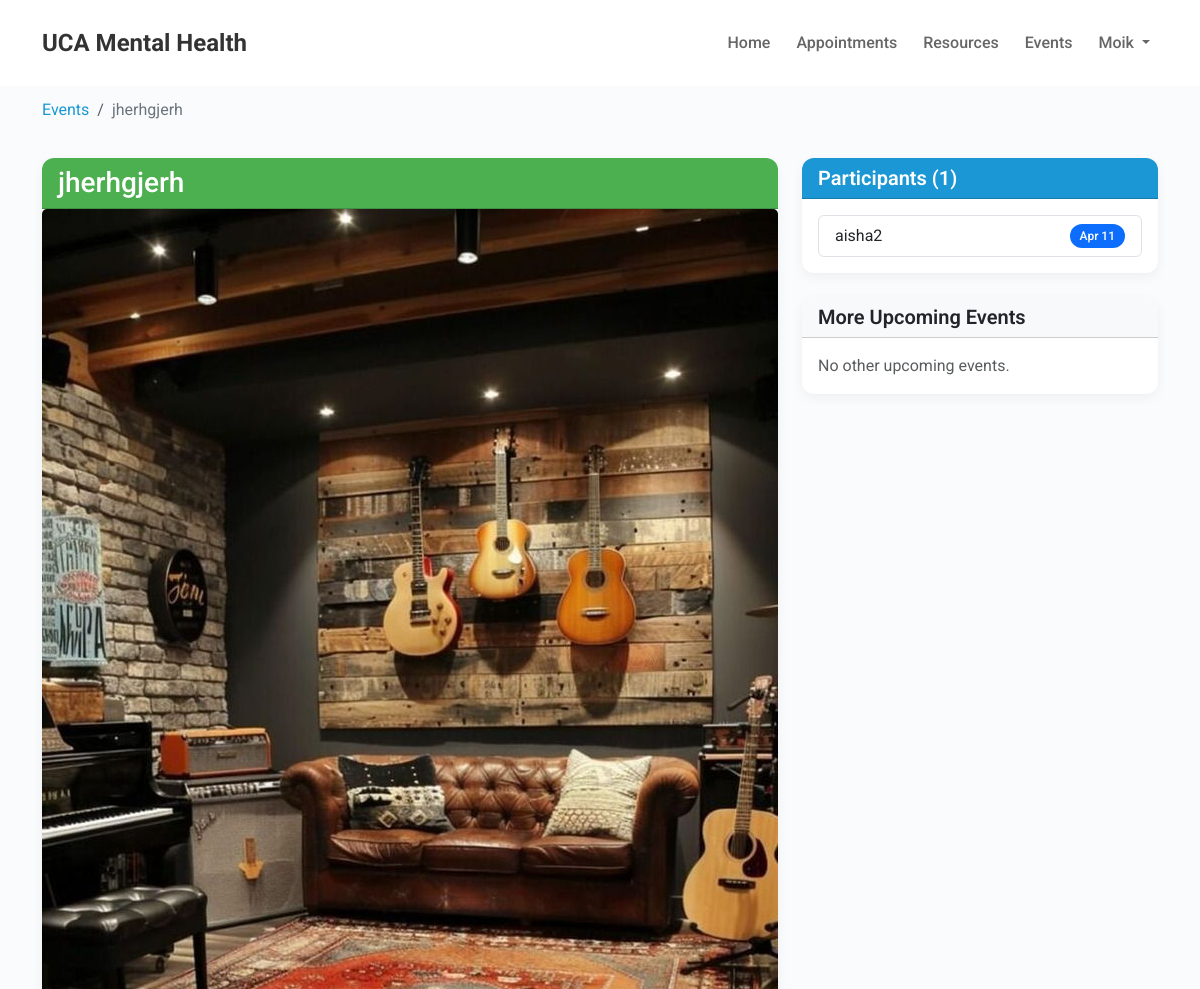
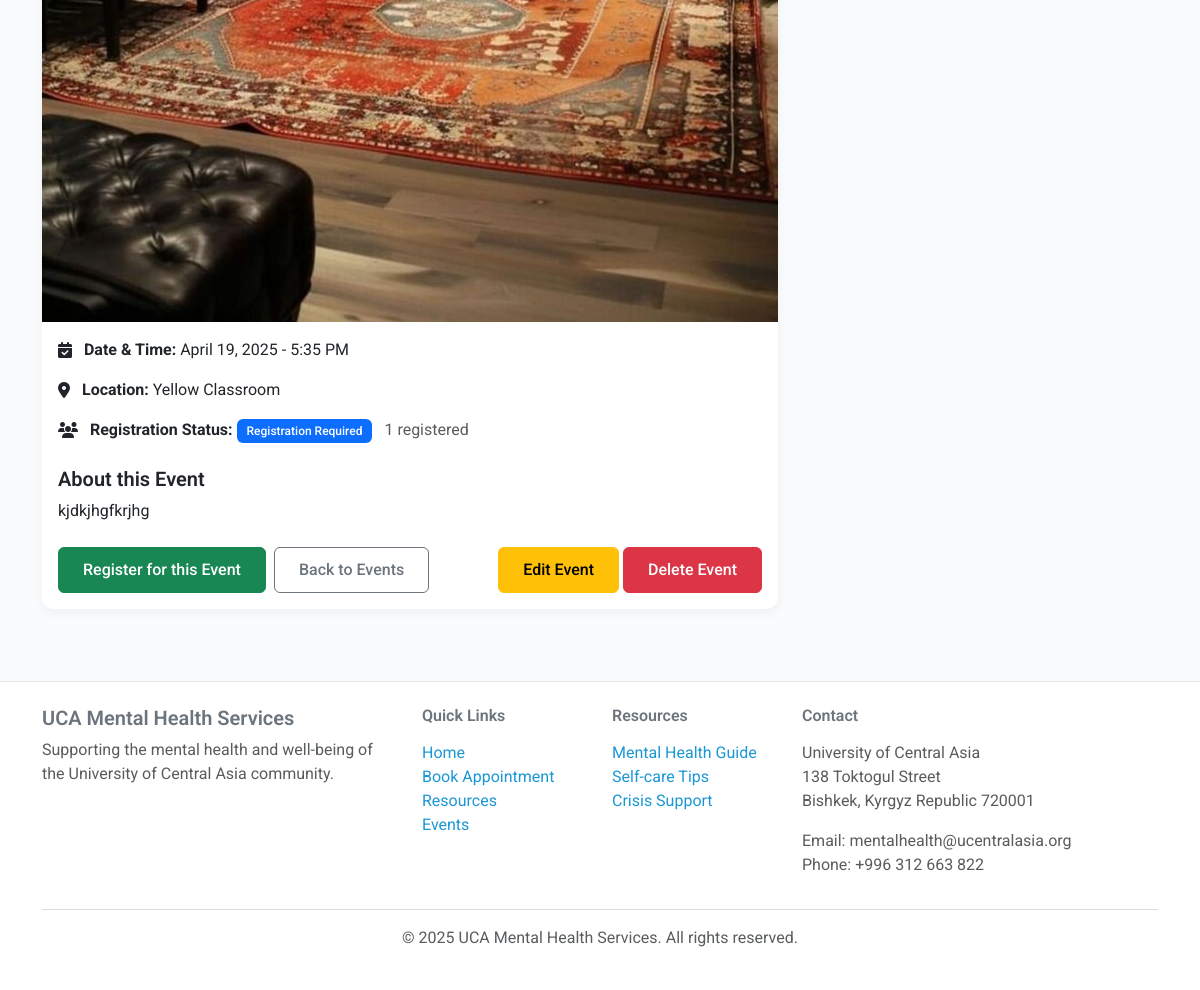
/news/events/jherhgjerh/ (signed in), run on the app's committed database (2 pictures, top to bottom).
### accounts/models.py (models this page shows, shortened)
class User(AbstractUser):
    USER_TYPE_CHOICES = (
        ('student', 'Student'),
        ('faculty', 'Faculty'),
        ('staff', 'Staff'),
        ('counselor', 'Counselor'),
    )
    user_type = models.CharField(max_length=20, choices=USER_TYPE_CHOICES)
    phone_number = models.CharField(max_length=15, blank=True, null=True)

### news/models.py (models this page shows, shortened)
class Event(models.Model):
    title = models.CharField(max_length=200)
    slug = models.SlugField(max_length=250, unique=True, blank=True)
    description = models.TextField()
    event_date = models.DateTimeField()
    location = models.CharField(max_length=200)
    registration_required = models.BooleanField(default=False)
    registration_url = models.URLField(blank=True, null=True)
    max_participants = models.PositiveIntegerField(default=0, help_text="0 for unlimited")
    image = models.ImageField(upload_to='events/', blank=True, null=True)
    created_at = models.DateTimeField(auto_now_add=True)
    @property
    def is_past(self):
        from django.utils import timezone
        return self.event_date < timezone.now()
    @property
    def has_space(self):
        if self.max_participants == 0:  # Unlimited
            return True
        return self.registration_count < self.max_participants
    def get_related_upcoming_events(self):
        from django.utils import timezone
        return Event.objects.filter(
            event_date__gte=timezone.now()
        ).exclude(id=self.id).order_by('event_date')[:3]

class EventRegistration(models.Model):
    event = models.ForeignKey(Event, on_delete=models.CASCADE, related_name='registrations')
    user = models.ForeignKey(User, on_delete=models.CASCADE, related_name='event_registrations')
    registration_date = models.DateTimeField(auto_now_add=True)
    additional_info = models.TextField(blank=True, null=True, help_text="Any additional information provided by the user")
    class Meta:
        unique_together = ['event', 'user']  # Prevent duplicate registrations

### news/views.py (the view)
# urls.py: path('events/<slug:slug>/', views.event_detail, name='event_detail'),
@login_required
def event_detail(request, slug):
    event = get_object_or_404(Event, slug=slug)
    is_registered = EventRegistration.objects.filter(event=event, user=request.user).exists()
    registration_count = EventRegistration.objects.filter(event=event).count()
    registrants = None
    if is_counselor_or_admin(request.user):
        registrants = EventRegistration.objects.filter(event=event).select_related('user')
    context = {
        'event': event,
        'is_registered': is_registered,
        'registration_count': registration_count,
        'registrants': registrants
    }
    return render(request, 'news/event_detail.html', context)

### news/views.py (called while the page is built)
def is_counselor_or_admin(user):
    return user.is_superuser or user.user_type == 'counselor'

### templates/news/event_detail.html (shortened to what this page needs)
{% extends 'base.html' %}
{% block content %}
<div class="container">
    <nav aria-label="breadcrumb" class="mb-4">
        <ol class="breadcrumb">
            <li class="breadcrumb-item"><a href="{% url 'news:event_list' %}">Events</a></li>
            <li class="breadcrumb-item active" aria-current="page">{{ event.title }}</li>
        </ol>
    </nav>
    <div class="row">
        <div class="col-md-8">
            <div class="card mb-4">
                <div class="card-header {% if event.is_past %}bg-secondary{% else %}bg-success{% endif %} text-white">
                    <h1 class="h3 mb-0">{{ event.title }}</h1>
                </div>
                {% if event.image %}
                <img src="{{ event.image.url }}" class="card-img-top" alt="{{ event.title }}">
                {% endif %}
                <div class="card-body">
                    <div class="mb-4">
                        <div class="mb-3">
                            <i class="fa fa-calendar-check me-2"></i>
                            <strong>Date & Time:</strong> {{ event.event_date|date:"F d, Y - g:i A" }}
                        </div>
                        <div class="mb-3">
                            <i class="fa fa-map-marker-alt me-2"></i>
                            <strong>Location:</strong> {{ event.location }}
                        </div>
                        {% if event.registration_required %}
                        <div class="mb-3">
                            <i class="fa fa-users me-2"></i>
                            <strong>Registration Status:</strong>
                            {% if event.registration_required %}
                                <span class="badge bg-primary">Registration Required</span>
                                {% if event.max_participants > 0 %}
                                    <span class="text-muted ms-2">{{ registration_count }}/{{ event.max_participants }} registered</span>
                                {% else %}
                                    <span class="text-muted ms-2">{{ registration_count }} registered</span>
                                {% endif %}
                            {% else %}
                                <span class="badge bg-success">Open to All</span>
                            {% endif %}
                        </div>
                        {% endif %}
                    </div>
                    <h5>About this Event</h5>
                    <div class="mb-4">
                        {{ event.description|linebreaks }}
                    </div>
                    <div class="d-grid gap-2 d-md-flex justify-content-md-start mt-4">
                        {% if not event.is_past %}
                            {% if event.registration_required %}
                                {% if is_registered %}
                                    <a href="{% url 'news:unregister_from_event' event.id %}" class="btn btn-outline-danger">Cancel Registration</a>
                                {% else %}
                                    {% if event.has_space %}
                                        <a href="{% url 'news:register_for_event' event.id %}" class="btn btn-success">Register for this Event</a>
                                    {% else %}
                                        <button class="btn btn-secondary" disabled>Registration Full</button>
                                    {% endif %}
                                {% endif %}
                            {% endif %}
                        {% endif %}
                        <a href="{% url 'news:event_list' %}" class="btn btn-outline-secondary">Back to Events</a>
                        {% if user.is_superuser or user.user_type == 'counselor' %}
                        <div class="ms-auto">
                            <a href="{% url 'news:edit_event' event.id %}" class="btn btn-warning">Edit Event</a>
                            <a href="{% url 'news:delete_event' event.id %}" class="btn btn-danger">Delete Event</a>
                        </div>
                        {% endif %}
                    </div>
                </div>
            </div>
        </div>
        <div class="col-md-4">
            {% if user.is_superuser or user.user_type == 'counselor' %}
            <div class="card mb-4">
                <div class="card-header bg-primary text-white">
                    <h5 class="card-title mb-0">Participants ({{ registration_count }})</h5>
                </div>
                <div class="card-body">
                    {% if registrants %}
                        <ul class="list-group">
                            {% for registration in registrants %}
                            <li class="list-group-item d-flex justify-content-between align-items-center">
                                {{ registration.user.get_full_name|default:registration.user.username }}
                                <span class="badge bg-primary rounded-pill">{{ registration.registration_date|date:"M d" }}</span>
                            </li>
                            {% endfor %}
                        </ul>
                    {% else %}
                        <p class="text-muted mb-0">No registrations yet.</p>
                    {% endif %}
                </div>
            </div>
            {% endif %}
            <div class="card">
                <div class="card-header bg-light">
                    <h5 class="card-title mb-0">More Upcoming Events</h5>
                </div>
                <div class="card-body">
                    {% with upcoming_events=event.get_related_upcoming_events %}
                    {% if upcoming_events %}
                        <div class="list-group">
                            {% for related_event in upcoming_events %}
                            <a href="{% url 'news:event_detail' related_event.slug %}" class="list-group-item list-group-item-action">
                                <div class="d-flex w-100 justify-content-between">
                                    <h6 class="mb-1">{{ related_event.title }}</h6>
                                    <small>{{ related_event.event_date|date:"M d" }}</small>
                                </div>
                                <small class="text-muted">{{ related_event.location }}</small>
                            </a>
                            {% endfor %}
                        </div>
                    {% else %}
                        <p class="text-muted mb-0">No other upcoming events.</p>
                    {% endif %}
                    {% endwith %}
                </div>
            </div>
        </div>
    </div>
</div>
{% endblock %}

### templates/base.html (shortened to what this page needs)
<!DOCTYPE html>
<html lang="en">
<head>
    <link href="https://cdn.jsdelivr.net/npm/bootstrap@5.3.0-alpha1/dist/css/bootstrap.min.css" rel="stylesheet">
    <link href="https://cdnjs.cloudflare.com/ajax/libs/font-awesome/6.5.1/css/all.min.css" rel="stylesheet">
    <link href='https://cdn.jsdelivr.net/npm/fullcalendar@5.11.3/main.min.css' rel='stylesheet' />
    {% load static %}
    <link rel="stylesheet" href="{% static 'css/style.css' %}">
</head>
<body>
    <nav class="navbar navbar-expand-lg">
        <div class="container">
            <a class="navbar-brand" href="{% url 'accounts:home' %}">UCA Mental Health</a>
            <div class="collapse navbar-collapse" id="navbarNav">
                <ul class="navbar-nav ms-auto">
                    <li class="nav-item">
                        <a class="nav-link" href="{% url 'accounts:home' %}">Home</a>
                    </li>
                    {% if user.is_authenticated %}
                        {% if user.user_type == 'counselor' %}
                        <li class="nav-item">
                            <a class="nav-link" href="{% url 'accounts:counselor_dashboard' %}">Appointments</a>
                        </li>
                        {% else %}
                        <li class="nav-item">
                            <a class="nav-link" href="{% url 'appointments:booking_calendar' %}">Book Appointment</a>
                        </li>
                        {% endif %}
                    {% else %}
                    <li class="nav-item">
                        <a class="nav-link" href="{% url 'appointments:booking_calendar' %}">Book Appointment</a>
                    </li>
                    {% endif %}
                    <li class="nav-item">
                        <a class="nav-link" href="{% url 'resources:resource_list' %}">Resources</a>
                    </li>
                    <li class="nav-item">
                        <a class="nav-link" href="{% url 'news:event_list' %}">Events</a>
                    </li>
                    {% if user.is_authenticated %}
                    <li class="nav-item dropdown">
                        <a class="nav-link dropdown-toggle" href="#" id="navbarDropdown" role="button" data-bs-toggle="dropdown">
                            {{ user.username }}
                        </a>
                    </li>
                    {% endif %}
                </ul>
            </div>
        </div>
    </nav>
    <main>
        {% block content %}{% endblock %}
    </main>
    <footer class="py-4 mt-5">
        <div class="container">
            <div class="row">
                <div class="col-md-4">
                    <h5>UCA Mental Health Services</h5>
                    <p class="text-muted">Supporting the mental health and well-being of the University of Central Asia community.</p>
                </div>
                <div class="col-md-2">
                    <h6 class="mb-3">Quick Links</h6>
                    <ul class="list-unstyled">
                        <li><a href="{% url 'accounts:home' %}">Home</a></li>
                        <li><a href="{% url 'appointments:booking_calendar' %}">Book Appointment</a></li>
                        <li><a href="{% url 'resources:resource_list' %}">Resources</a></li>
                        <li><a href="{% url 'news:event_list' %}">Events</a></li>
                    </ul>
                </div>
                <div class="col-md-2">
                    <h6 class="mb-3">Resources</h6>
                    <ul class="list-unstyled">
                        <li><a href="#">Mental Health Guide</a></li>
                        <li><a href="#">Self-care Tips</a></li>
                        <li><a href="#">Crisis Support</a></li>
                    </ul>
                </div>
                <div class="col-md-4">
                    <h6 class="mb-3">Contact</h6>
                    <address class="text-muted">
                        <p>University of Central Asia<br>
                        138 Toktogul Street<br>
                        Bishkek, Kyrgyz Republic 720001</p>
                        <p>Email: mentalhealth@ucentralasia.org<br>
                        Phone: +996 312 663 822</p>
                    </address>
                </div>
            </div>
            <hr>
            <div class="text-center">
                <p class="text-muted">© {% now "Y" %} UCA Mental Health Services. All rights reserved.</p>
            </div>
        </div>
    </footer>
</body>
</html>

### static/css/style.css (style rules this page uses)
:root { --primary-color: #1a97d4; --primary-dark: #0d85c0; --secondary-color: #6c757d; --accent-color: #f89e67; --success-color: #4caf50; --warning-color: #ff9800; --danger-color: #f44336; --light-color: #f8f9fa; --dark-color: #333333; --text-dark: #333333; --text-muted: #6c757d; --text-light: #f8f9fa; --bg-subtle: #e6f7ff; --accent-subtle: #f3f9fd; }
body { min-height: 100vh; display: flex; flex-direction: column; font-family: 'Roboto', 'Segoe UI', system-ui, -apple-system, sans-serif; color: var(--text-dark); background-color: #f9fbfd; overflow-x: hidden; }
footer { margin-top: auto; border-top: 1px solid rgba(0,0,0,0.1); }
h1, h2, h3, h4, h5, h6 { font-weight: 600; }
.btn { padding: 10px 24px; border-radius: 6px; font-weight: 500; transition: all 0.3s; }
.card { border: none; border-radius: 12px; box-shadow: 0 4px 12px rgba(0, 0, 0, 0.05); transition: transform 0.2s ease, box-shadow 0.2s ease; overflow: hidden; }
.card-header.bg-primary { background-color: var(--primary-color) !important; }
.card-header.bg-success { background-color: var(--success-color) !important; }
.bg-light { background-color: var(--light-color) !important; }
.navbar { box-shadow: none; background-color: white !important; padding: 20px 0; }
.navbar-brand { font-weight: 700; font-size: 1.5rem; color: var(--text-dark); }
.navbar-nav { gap: 10px; }
.navbar-nav .nav-link { font-weight: 500; color: #666; padding: 6px 12px; transition: color 0.3s; }
.badge { font-weight: 500; padding: 6px 10px; border-radius: 6px; }
footer { background-color: white !important; color: var(--text-muted); padding: 40px 0 20px; }
footer a { color: var(--primary-color); text-decoration: none; }
.fa, .fas, .far, .fab { vertical-align: middle; }
.breadcrumb { background-color: transparent; padding: 0.75rem 0; }
.breadcrumb-item a { color: var(--primary-color); text-decoration: none; }
.breadcrumb-item.active { color: var(--text-muted); }

### data on the page
User: username "Moik"
Event: title "jherhgjerh", image (picture), event_date "April 19, 2025 - 5:35 PM", location "Yellow Classroom", description "kjdkjhgfkrjhg"
EventRegistration: user.get_full_name "aisha2", registration_date "Apr 11"

### other printed values
{{ registration_count }} "1"
